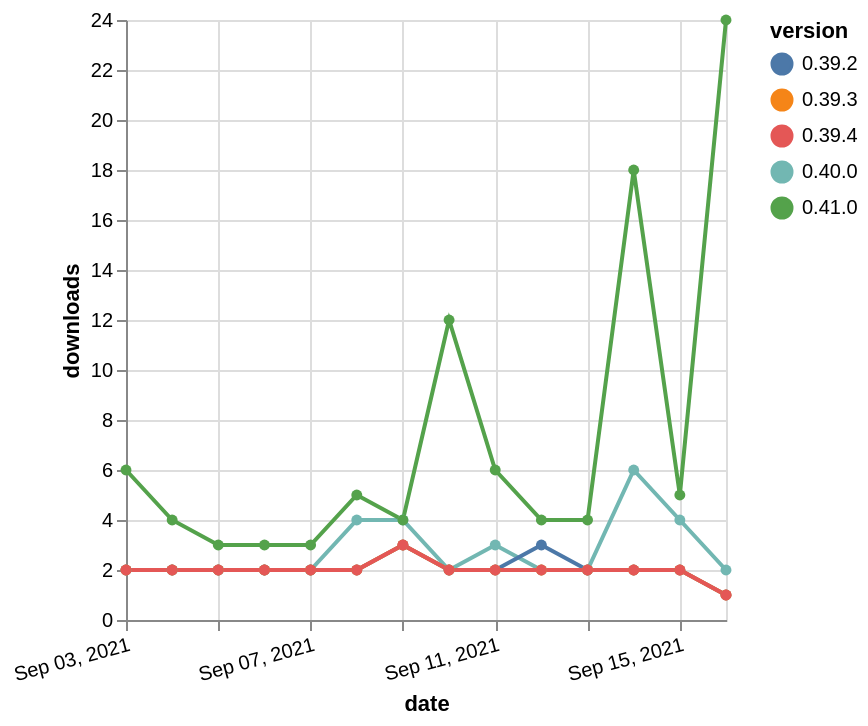

Specify this chart in Vega-Lite:
### Vega-Lite specification from a JSON file in a GitHub repository (floating-point values rounded to 4 significant figures)
{"$schema": "https://vega.github.io/schema/vega-lite/v5.json", "description": "A simple bar chart with embedded data.", "data": {"values": [{"date": "2021-09-03", "total": 2128, "delta": 2, "version": "0.40.0"}, {"date": "2021-09-04", "total": 2130, "delta": 2, "version": "0.40.0"}, {"date": "2021-09-05", "total": 2132, "delta": 2, "version": "0.40.0"}, {"date": "2021-09-06", "total": 2134, "delta": 2, "version": "0.40.0"}, {"date": "2021-09-07", "total": 2136, "delta": 2, "version": "0.40.0"}, {"date": "2021-09-08", "total": 2140, "delta": 4, "version": "0.40.0"}, {"date": "2021-09-09", "total": 2144, "delta": 4, "version": "0.40.0"}, {"date": "2021-09-10", "total": 2146, "delta": 2, "version": "0.40.0"}, {"date": "2021-09-11", "total": 2149, "delta": 3, "version": "0.40.0"}, {"date": "2021-09-12", "total": 2151, "delta": 2, "version": "0.40.0"}, {"date": "2021-09-13", "total": 2153, "delta": 2, "version": "0.40.0"}, {"date": "2021-09-14", "total": 2159, "delta": 6, "version": "0.40.0"}, {"date": "2021-09-15", "total": 2163, "delta": 4, "version": "0.40.0"}, {"date": "2021-09-16", "total": 2165, "delta": 2, "version": "0.40.0"}, {"date": "2021-09-03", "total": 251, "delta": 6, "version": "0.41.0"}, {"date": "2021-09-04", "total": 255, "delta": 4, "version": "0.41.0"}, {"date": "2021-09-05", "total": 258, "delta": 3, "version": "0.41.0"}, {"date": "2021-09-06", "total": 261, "delta": 3, "version": "0.41.0"}, {"date": "2021-09-07", "total": 264, "delta": 3, "version": "0.41.0"}, {"date": "2021-09-08", "total": 269, "delta": 5, "version": "0.41.0"}, {"date": "2021-09-09", "total": 273, "delta": 4, "version": "0.41.0"}, {"date": "2021-09-10", "total": 285, "delta": 12, "version": "0.41.0"}, {"date": "2021-09-11", "total": 291, "delta": 6, "version": "0.41.0"}, {"date": "2021-09-12", "total": 295, "delta": 4, "version": "0.41.0"}, {"date": "2021-09-13", "total": 299, "delta": 4, "version": "0.41.0"}, {"date": "2021-09-14", "total": 317, "delta": 18, "version": "0.41.0"}, {"date": "2021-09-15", "total": 322, "delta": 5, "version": "0.41.0"}, {"date": "2021-09-16", "total": 346, "delta": 24, "version": "0.41.0"}, {"date": "2021-09-03", "total": 2230, "delta": 2, "version": "0.39.2"}, {"date": "2021-09-04", "total": 2232, "delta": 2, "version": "0.39.2"}, {"date": "2021-09-05", "total": 2234, "delta": 2, "version": "0.39.2"}, {"date": "2021-09-06", "total": 2236, "delta": 2, "version": "0.39.2"}, {"date": "2021-09-07", "total": 2238, "delta": 2, "version": "0.39.2"}, {"date": "2021-09-08", "total": 2240, "delta": 2, "version": "0.39.2"}, {"date": "2021-09-09", "total": 2243, "delta": 3, "version": "0.39.2"}, {"date": "2021-09-10", "total": 2245, "delta": 2, "version": "0.39.2"}, {"date": "2021-09-11", "total": 2247, "delta": 2, "version": "0.39.2"}, {"date": "2021-09-12", "total": 2250, "delta": 3, "version": "0.39.2"}, {"date": "2021-09-13", "total": 2252, "delta": 2, "version": "0.39.2"}, {"date": "2021-09-14", "total": 2254, "delta": 2, "version": "0.39.2"}, {"date": "2021-09-15", "total": 2256, "delta": 2, "version": "0.39.2"}, {"date": "2021-09-16", "total": 2257, "delta": 1, "version": "0.39.2"}, {"date": "2021-09-03", "total": 1790, "delta": 2, "version": "0.39.3"}, {"date": "2021-09-04", "total": 1792, "delta": 2, "version": "0.39.3"}, {"date": "2021-09-05", "total": 1794, "delta": 2, "version": "0.39.3"}, {"date": "2021-09-06", "total": 1796, "delta": 2, "version": "0.39.3"}, {"date": "2021-09-07", "total": 1798, "delta": 2, "version": "0.39.3"}, {"date": "2021-09-08", "total": 1800, "delta": 2, "version": "0.39.3"}, {"date": "2021-09-09", "total": 1803, "delta": 3, "version": "0.39.3"}, {"date": "2021-09-10", "total": 1805, "delta": 2, "version": "0.39.3"}, {"date": "2021-09-11", "total": 1807, "delta": 2, "version": "0.39.3"}, {"date": "2021-09-12", "total": 1809, "delta": 2, "version": "0.39.3"}, {"date": "2021-09-13", "total": 1811, "delta": 2, "version": "0.39.3"}, {"date": "2021-09-14", "total": 1813, "delta": 2, "version": "0.39.3"}, {"date": "2021-09-15", "total": 1815, "delta": 2, "version": "0.39.3"}, {"date": "2021-09-16", "total": 1816, "delta": 1, "version": "0.39.3"}, {"date": "2021-09-03", "total": 1574, "delta": 2, "version": "0.39.4"}, {"date": "2021-09-04", "total": 1576, "delta": 2, "version": "0.39.4"}, {"date": "2021-09-05", "total": 1578, "delta": 2, "version": "0.39.4"}, {"date": "2021-09-06", "total": 1580, "delta": 2, "version": "0.39.4"}, {"date": "2021-09-07", "total": 1582, "delta": 2, "version": "0.39.4"}, {"date": "2021-09-08", "total": 1584, "delta": 2, "version": "0.39.4"}, {"date": "2021-09-09", "total": 1587, "delta": 3, "version": "0.39.4"}, {"date": "2021-09-10", "total": 1589, "delta": 2, "version": "0.39.4"}, {"date": "2021-09-11", "total": 1591, "delta": 2, "version": "0.39.4"}, {"date": "2021-09-12", "total": 1593, "delta": 2, "version": "0.39.4"}, {"date": "2021-09-13", "total": 1595, "delta": 2, "version": "0.39.4"}, {"date": "2021-09-14", "total": 1597, "delta": 2, "version": "0.39.4"}, {"date": "2021-09-15", "total": 1599, "delta": 2, "version": "0.39.4"}, {"date": "2021-09-16", "total": 1600, "delta": 1, "version": "0.39.4"}]}, "width": "container", "mark": {"type": "line", "point": {"filled": true}}, "encoding": {"x": {"field": "date", "type": "temporal", "timeUnit": "yearmonthdate", "title": "date", "axis": {"labelAngle": -15}}, "y": {"field": "delta", "type": "quantitative", "title": "downloads"}, "color": {"field": "version", "type": "nominal"}, "tooltip": {"field": "delta"}}}
